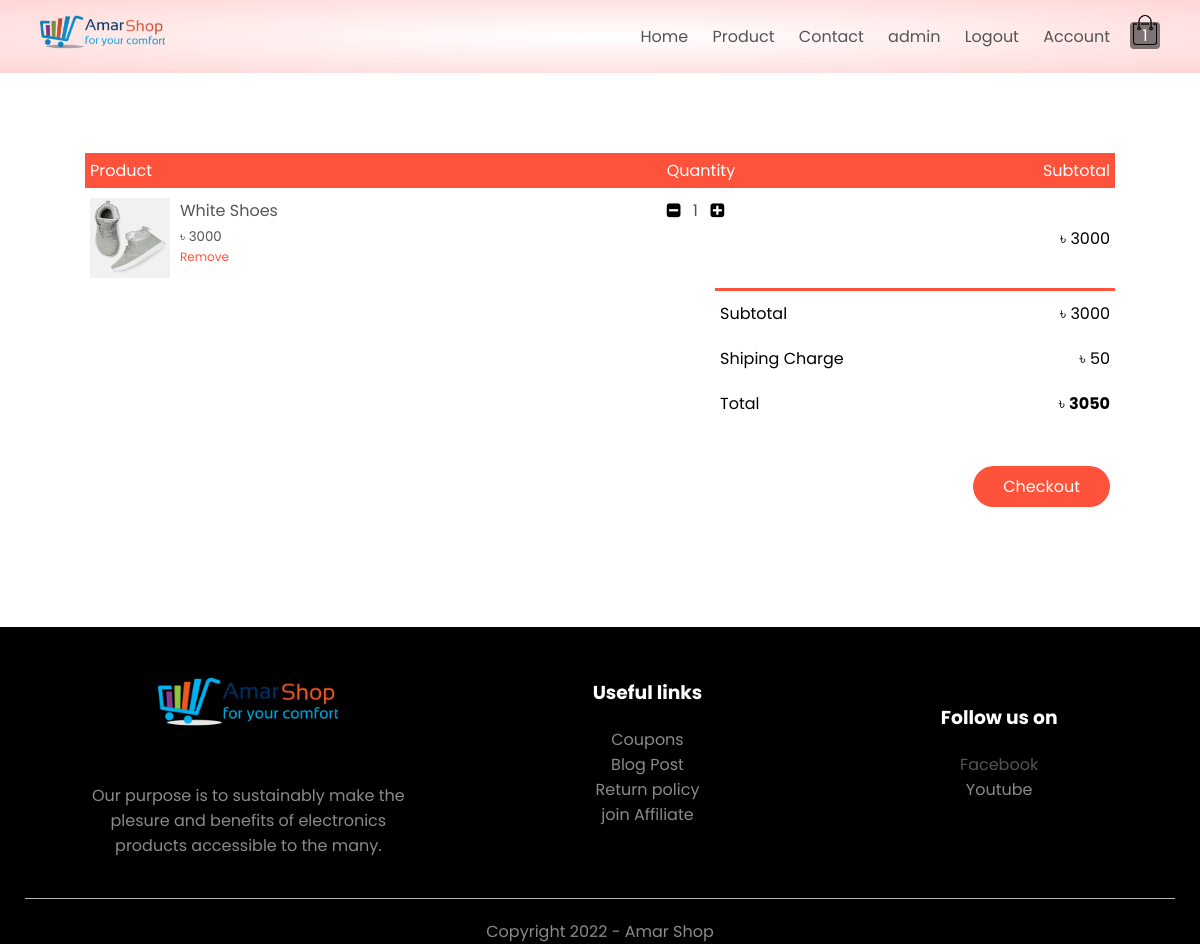
The app's page /cart/ (signed in) with its own data.
### shop/models.py (models this page shows, shortened)
class Cart(models.Model):
    _user = models.ForeignKey(User, on_delete=models.CASCADE)
    product = models.ForeignKey(Product, on_delete=models.CASCADE)
    quantity = models.PositiveIntegerField(default=1)
    added_at = models.DateTimeField(auto_now_add=True)
    class Meta:
        ordering = ['added_at']
    @property
    def get_sub_total(self):
        return self.quantity * self.product.discount_price

class ProductImage(models.Model):
    image = models.ImageField(upload_to=utails.get_upload_dir)
    @property
    def get_url(self):
        return f"/media/{self.image}"

class Product(models.Model):
    product_id = models.CharField(max_length=20, primary_key=True, unique=True, blank=True)
    category = models.CharField(max_length=50, choices=utails.PRODUCT_CATEGORY, null=True, blank=True)
    title = models.CharField(max_length=250)
    model = models.CharField(max_length=250, null=True, blank=True)
    image = models.ManyToManyField(ProductImage)
    description = models.TextField(null=True, blank=True)
    status = models.CharField(max_length=20, choices=utails.PRODUCT_STATUS, null=True, blank=True)
    quantity = models.PositiveIntegerField()
    regular_price = models.PositiveIntegerField()
    discount_price = models.PositiveIntegerField()
    rating = models.FloatField(default=5.0, null=True, blank=True)
    added_at = models.DateTimeField(auto_now_add=True)
    class Meta:
        ordering = ['added_at']

### shop/views.py (the view)
# urls.py: path('cart/', views.cart, name='cart'),
@login_required
def cart(request):
    user = request.user
    cart_products = Cart.objects.filter(_user=user)
    sub_total_cost = 0
    for cart in cart_products:
        sub_total_cost += cart.get_sub_total
    CUSTOMERS = Customer.objects.filter(_user=user)
    context = {
        'carts': cart_products,
        'shiping': SHIPING_CHARGE,
        'sub_total': sub_total_cost,
        'total_cost': sub_total_cost+SHIPING_CHARGE,
        'customers': CUSTOMERS,
    }
    return render(request, 'shop/cart.html', context)

### shop/templatetags/cart_product.py (called while the page is built)
@register.filter
def count_cart_product(user):
    try:
        all_cart_product = Cart.objects.filter(_user=user)
        if all_cart_product:
            count = 0
            for cart in all_cart_product:
                count += cart.quantity
            return count
    except Exception as e:
        pass
    return 0

### templates/shop/cart.html (shortened to what this page needs)
{% extends "base.html" %}
{% load static %}
{% block content %}
<div class="small-container cart-page" id="cart-main-container">
    {% if carts %}
    <table>
        <thead id="temp">
            <th>Product</th>
            <th>Quantity</th>
            <th>Subtotal</th>
        </thead>
        {% for cart in carts %}
        <tr>
            <td>
                <div class="cart-info">
                    {% with cart.product.image.all|first as image %}
                        <img src="{{image.get_url}}"/>
                    {% endwith %}
                    <div class="">
                        <p>{{cart.product.title}}</p>
                        <small>&#2547; {{cart.product.discount_price}}</small>
                        <br>
                        <p class="remove" product_id="{{cart.product.product_id}}">Remove</p>
                    </div>
                </div>
            </td>
            <td id="cart-quantity">
                <span><i class="fa fa-minus-square quantity-decrease" product_id="{{cart.product.product_id}}"></i></span>
                    <p class="quantity">{{cart.quantity}}</p>
                <span><i class="fa fa-plus-square quantity-increase" product_id="{{cart.product.product_id}}"></i></i></span>
            </td>
            <td>&#2547; {{cart.get_sub_total}}</td>
        </tr>
        {% endfor %}
    </table>
    <div class="total-price" id="total-price">
        <table>
            <tr>
                <td>Subtotal</td>
                <td id="sub-total">&#2547; {{sub_total}}</td>
            </tr>
            <tr>
                <td>Shiping Charge</td>
                <td>&#2547; {{shiping}}</td>
            </tr>
            <tr>
                <td>Total</td>
                <td id="total">&#2547; <strong>{{total_cost}}</strong></td>
            </tr>
            <tr>
                <td id="blank-td"></td>
                <td>
                    <a  class="btn" id="checkout" onclick="checkout()">Checkout</a>
                </td>
            </tr>
        </table>
    </div>
    {% endif %}
</div>
{% endblock content %}

### templates/base.html (shortened to what this page needs)
{% load static %}
{% load cart_product %}
<!DOCTYPE html>
<html lang="en">
<head>
    <link rel="stylesheet" href="https://stackpath.bootstrapcdn.com/font-awesome/4.7.0/css/font-awesome.min.css">
    <link rel="stylesheet" href="{% static '/css/style.css' %}">
</head>
<body>
<div class="header" id="top">
    <div class="container">
        <div class="navbar">
            <div class="logo">
                <a href="{% url 'shop:home' %}"><img src="{% static '/images/icons/logo_main.png' %}" width="125px"></a>
            </div>
            <nav>
                <ul id="menu-items">
                    <li><a href="{% url 'shop:home' %}">Home</a></li>
                    <li><a href="{% url 'shop:products' %}">Product</a></li>
                    <li><a href="">Contact</a></li>
                    {% if request.user.is_authenticated %}
                        {% if request.user.username == 'admin' %}
                        <li><a href="/admin">{{request.user.username}}</a></li>
                        {% else %}
                        <li><a href="#">{{request.user}}</a></li>
                        {% endif %}
                        <li><a href="{% url 'account:logout' %}">Logout</a></li>
                    {% endif %}
                    {% if not request.user.is_authenticated %}
                        <li><a href="{% url 'account:home' %}">Account</a></li>
                    {% else %}
                        <li><a href="{% url 'account:profile' %}">Account</a></li>
                    {% endif %}
                </ul>
            </nav>
            <a href="{% url 'shop:cart' %}"><p class="badge" id="quantity-badge">{{request.user|count_cart_product}}</p><img src="{% static '/images/icons/cart.png' %}" width="30px" height="30px"></a>
        </div>
    </div>
</div>
{% block content %} {% endblock content %}
<div class="footer">
    <div class="container">
        <div class="row">
            <div class="footer-col-2">
                <img src="{% static '/images/icons/logo_footer.png' %}" alt="">
                <p>Our purpose is to sustainably make the plesure and benefits of electronics products accessible to the many.</p>
            </div>
            <div class="footer-col-3">
                <h3>Useful links</h3>
                <ul>
                    <li>Coupons</li>
                    <li>Blog Post</li>
                    <li>Return policy</li>
                    <li>join Affiliate</li>
                </ul>
            </div>
            <div class="footer-col-4">
                <h3>Follow us on</h3>
                <ul>
                    <li><a href="https://www.facebook.com/profile.php?id=100013294023949" target="_blank">Facebook</a></li>
                    <li>Youtube</li>
                </ul>
            </div>
        </div>
        <hr>
        <p class="copyright">Copyright 2022 - Amar Shop</p>
    </div>
</div>
</body>
</html>

### static/css/style.css (style rules this page uses)
* { margin: 0; padding: 0; box-sizing: border-box; font-family: 'Poppins', sans-serif; }
.header { background: radial-gradient(#fff, #ffd6d6); }
.container { max-width: 1200px; margin: auto; padding-left: 25px; padding-right: 25px; }
.navbar { display: flex; align-items: center; padding: 15px; }
nav { flex: 1; text-align: right; }
nav ul { display: inline-block; list-style-type: none; }
nav ul li { display: inline-block; margin-right: 20px; }
a { text-decoration: none; color: #555; }
p { color: #555; }
.row { display: flex; align-items: center; flex-wrap: wrap; justify-content: space-around; }
.btn { display: inline-block; background: #ff523b; color: #fff; padding: 8px 30px; margin: 30px 0; border-radius: 30px; transition: background 0.5s; }
.small-container { max-width: 1080px; margin: auto; padding-left: 25px; padding-right: 25px; }
small { color: #555; }
.footer { background: #000; color: #8a8a8a; }
.footer p { color: #8a8a8a; }
.footer h3 { color: #fff; margin-bottom: 20px; }
.footer-col-1, .footer-col-2, .footer-col-3, .footer-col-4 { min-width: 250px; max-width: 30%; margin: 20px 0; }
.footer-col-2 { flex: 1; text-align: center; }
.footer-col-2 img { width: 180px; margin-bottom: 20px; }
.footer-col-3, .footer-col-4 { flex-basis: 12%; text-align: center; }
ul li { list-style-type: none; }
.footer hr { border: none; background: #b5b5b5; height: 1px; margin: 20px 0; }
.copyright { text-align: center; }
.cart-page { margin: 80px auto; }
table { width: 100%; border-collapse: collapse; }
.cart-info { display: flex; flex-wrap: wrap; }
th { text-align: left; padding: 5px; color: #fff; background: #ff523b; font-weight: normal; }
td { padding: 10px 5px; }
td .quantity { width: 30px; height: 30px; padding: 3px; text-align: center; margin-top: -3px; }
#cart-quantity { display: flex; flex-direction: row; }
td .remove { color: #ff523b; font-size: 12px; }
td img { width: 80px; height: 80px; margin-right: 10px; }
.total-price { display: flex; justify-content: flex-end; }
.total-price table { border-top: 3px solid #ff523b; width: 100%; max-width: 400px; }
td:last-child { text-align: right; }
th:last-child { text-align: right; }
.badge { color: #ffffff; background-color: rgba(0, 0, 0, 0.5); padding: 1px; text-align: center; margin-bottom: -34px; font-weight: light; border-radius: 4px; }

### records on screen
Cart: get_url (picture), product "White Shoes", product.discount_price "3000", quantity "1", get_sub_total "3000"

### other values on screen
{{ request.user.username }} "admin"
{{ sub_total }} "3000"
{{ shiping }} "50"
{{ total_cost }} "3050"
